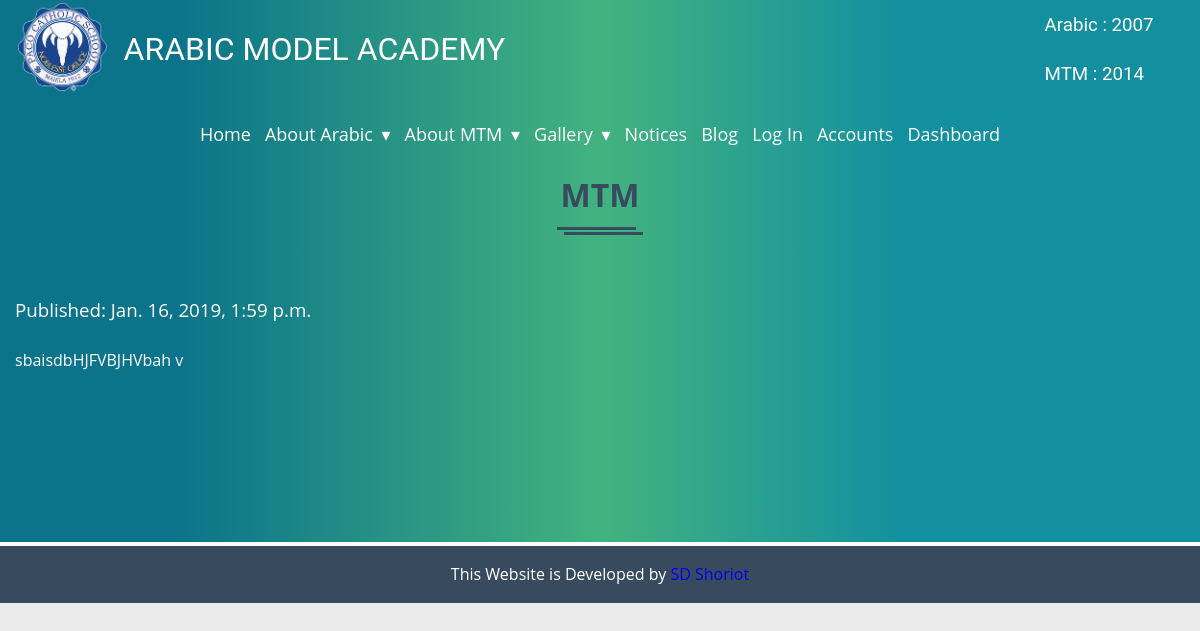
Page /notice/notice-details/5 on the committed database.
### notice/models.py (models this page shows)
class Notice(models.Model):
	heading = models.CharField(max_length=200, null=True, blank=True)
	date = models.DateTimeField(auto_now_add=True)
	description = models.TextField()

### notice/views.py (the view)
# urls.py: path('notice-details/<int:pk>', notice_details, name='notice-details'),
def notice_details(request, pk):
	notice = get_object_or_404(Notice, pk=pk)
	ctx = {'notice': notice}
	return render(request, 'theme/notice/notice-details.html', ctx)

### templates/theme/notice/notice-details.html
{% extends 'theme/base.html' %}
{% block content %}
<section class="commonBody rules">
  <div class="container">
    <div class="commonHeding">
      <h1>{{ notice.heading }}</h1>
    </div>
    <div class="fsltBody">
      <div class="fsltText">
        <h3>Published: <span>{{ notice.date }}</span></h3><br>
        <p>{{ notice.description|safe }}</p>
      </div>
    </div>
  </div>
</section>
{% endblock %}

### static/theme/css/style.css (style rules this page uses)
* { margin: 0; padding: 0; }
p { line-height: 27px; }
p, h1, h2, h3, h4, h5, h6 { margin: 0; padding: 0; font-weight: normal; }
h1, h2, h3, h4, h5, h6 { line-height: 30px; }
body { width: 100%; height: 100%; margin: 0; padding: 0; font-size:16px; box-sizing: border-box; background-size: cover; background-repeat: no-repeat; font-family: 'Open Sans', sans-serif; font-weight: normal; background-color: #EAEAEA; }
.container { max-width: 1366px; width: 100%; margin: 0 auto; box-sizing: border-box; padding: 0 15px; }
.commonBody { background: linear-gradient(90deg,#0b748a 15%,rgba(24, 165, 100, 0.8) 50%,#13909F 75%); padding: 6% 0% 10.8% 0%; color: #fff; }
.commonHeding { text-align: center; }
.commonHeding h1 { font-size: 32px; padding-bottom: 25px; margin-bottom: 60px; position: relative; font-weight: bold; display: inline-block; color: #374A5E; }
.commonHeding h1::before { content: ""; width: 100%; border-top: 3px solid; position: absolute; bottom: 0; left: 4%; }
.commonHeding h1::after { content: ""; width: 100%; border-top: 3px solid; position: absolute; bottom: 5px; left: -4%; }
.rules { padding: 15% 0% 14% 0%; }

### rows in the picture
Notice: heading "MTM", date "Jan. 16, 2019, 1:59 p.m.", description "sbaisdbHJFVBJHVbah v"
